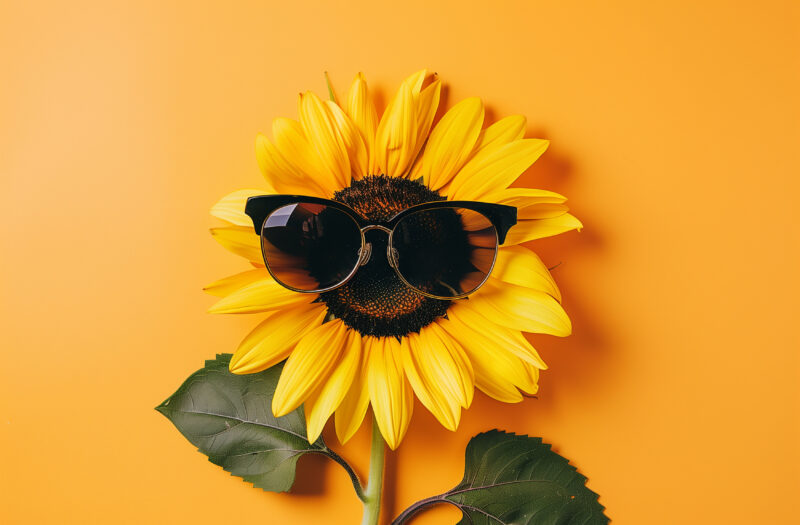
#> input picture code/291_300/img2.jpeg, 800 x 525 px
$ python 299.py
#> lines starting #> are read from the running program, lines starting #| are printed output that depends on the picture; after the words box and inside, x2 and y2 are one past the last pixel; in counts of white or black regions, pixels touching at a corner belong together
# 299 - Viết chương trình để cắt ảnh

import cv2
import numpy as np
from matplotlib import pyplot as plt

# Đường dẫn tới file ảnh
image_path = 'img2.jpeg'

# Đọc ảnh từ file
image = cv2.imread(image_path)
#> image is the input picture: shape (525, 800, 3); mean B, G, R 51.6, 155.2, 219.9

# Kiểm tra xem ảnh đã được đọc thành công chưa
if image is not None:
    height, width, _ = image.shape
#> height = 525; width = 800

    # Kích thước hình vuông
    square_size = min(height, width) // 3
#> square_size = 175

    # Cắt hình vuông
    square = image[:square_size, :square_size]
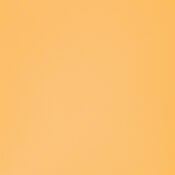
#> square: shape (175, 175, 3); mean B, G, R 112.2, 192.4, 251.9

    # Tạo mặt nạ cho hình tròn
    mask_circle = np.zeros((height, width), dtype=np.uint8)
    center = (width // 2, height // 2)
#> center = (400, 262)
    radius = min(center[0], center[1], height - center[1], width - center[0]) // 2
#> radius = 131
    cv2.circle(mask_circle, center, radius, 255, -1)
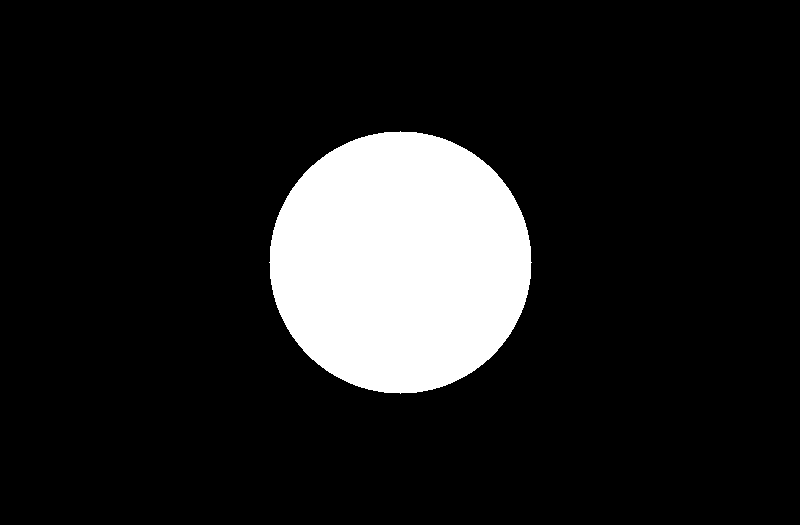
#> mask_circle: shape (525, 800); 12.8% white; 1 white region, box (x1, y1, x2, y2) and area: (269, 131, 532, 394) 53885

    # Ứng dụng mặt nạ hình tròn
    circle = cv2.bitwise_and(image, image, mask=mask_circle)
    circle = circle[center[1] - radius:center[1] + radius, center[0] - radius:center[0] + radius]
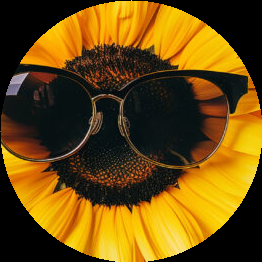
#> circle: shape (262, 262, 3); mean B, G, R 13, 76.1, 107.8

    # Tạo mặt nạ cho hình tam giác
    mask_triangle = np.zeros((height, width), dtype=np.uint8)
    points = np.array([[width // 2, height // 4], [width // 4, 3 * height // 4], [3 * width // 4, 3 * height // 4]])
#> points = [[400, 131], [200, 393], [600, 393]]
    cv2.drawContours(mask_triangle, [points], 0, 255, -1)
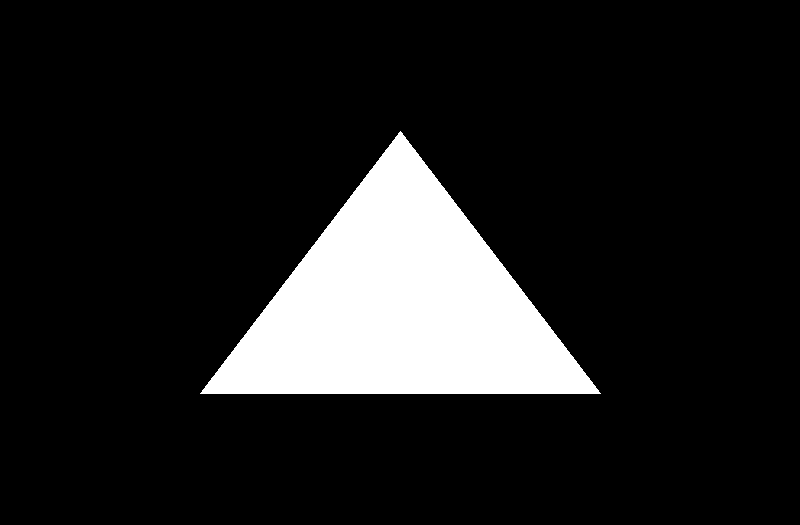
#> mask_triangle: shape (525, 800); 12.6% white; 1 white region, box (x1, y1, x2, y2) and area: (200, 131, 601, 394) 52863

    # Ứng dụng mặt nạ hình tam giác
    triangle = cv2.bitwise_and(image, image, mask=mask_triangle)
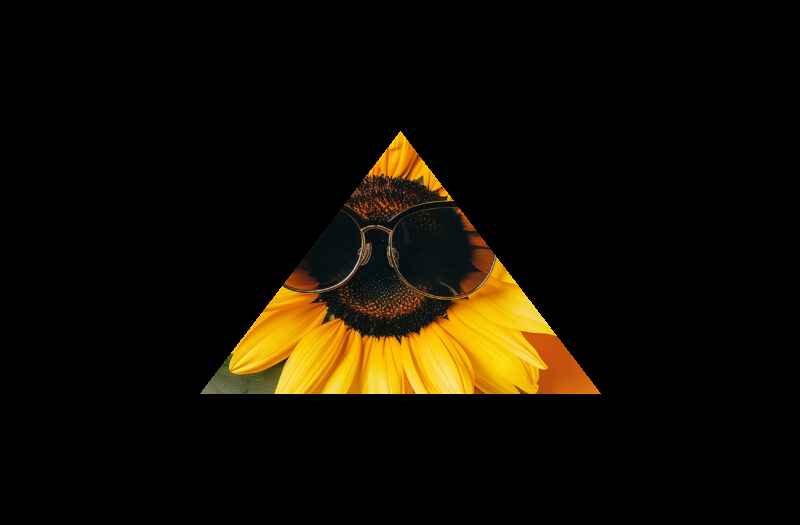
#> triangle: shape (525, 800, 3); mean B, G, R 2.5, 13.5, 18.7
    triangle = triangle[height // 4:3 * height // 4, width // 4:3 * width // 4]
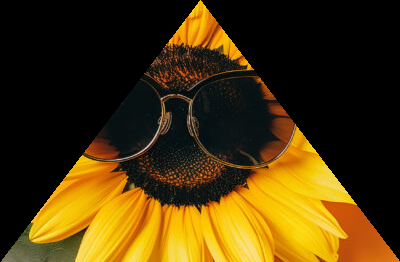
#> triangle: shape (262, 400, 3); mean B, G, R 9.7, 53.6, 74.2

    # Hiển thị ảnh gốc và ảnh đã cắt
    plt.figure(figsize=(10, 10))

    plt.subplot(2, 2, 1)
    plt.title('Original Image')
    plt.imshow(cv2.cvtColor(image, cv2.COLOR_BGR2RGB))

    plt.subplot(2, 2, 2)
    plt.title('Square')
    plt.imshow(cv2.cvtColor(square, cv2.COLOR_BGR2RGB))

    plt.subplot(2, 2, 3)
    plt.title('Circle')
    plt.imshow(cv2.cvtColor(circle, cv2.COLOR_BGR2RGB))

    plt.subplot(2, 2, 4)
    plt.title('Triangle')
    plt.imshow(cv2.cvtColor(triangle, cv2.COLOR_BGR2RGB))

    plt.show()
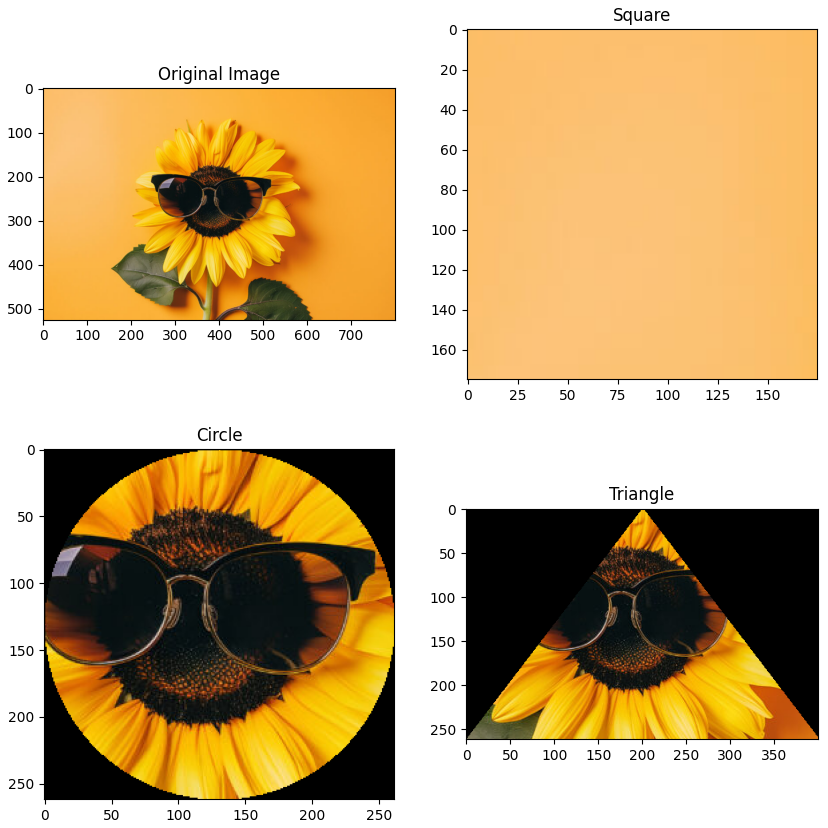
#> figure drawn by matplotlib, 4 panels
else:
    print("Failed to load image. Check the input path and file format.")
